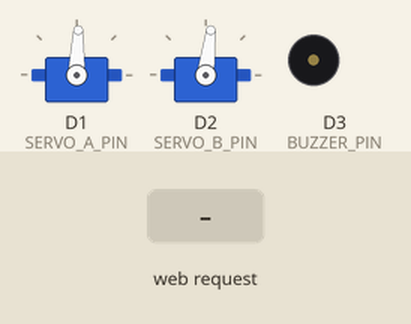
Simulated run of this sketch. Board: ESP8266 (NodeMCU). Parts: 2 × servo, buzzer (waves = sounding). The test bench sets the inputs (shaded band). WiFi joins after 1.5 s; servers stay silent unless stated; uploads are accepted with an empty reply; what the sketch prints to the serial monitor is not drawn.

Above: at 2.9 s.
3.0 s: HTTP request GET /api/shred received
At 3.22 s:
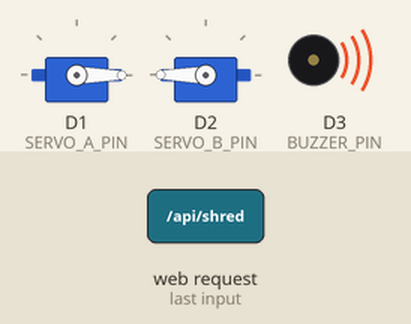
6.0 s: HTTP request GET /api/reverse received
At 6.37 s:
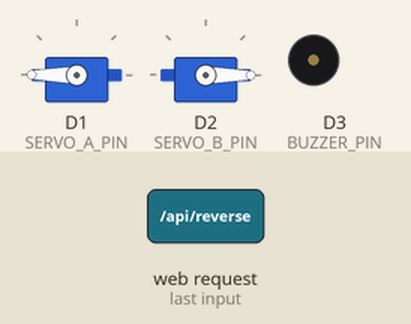
9.0 s: HTTP request GET /api/halt received
At 9.6 s:
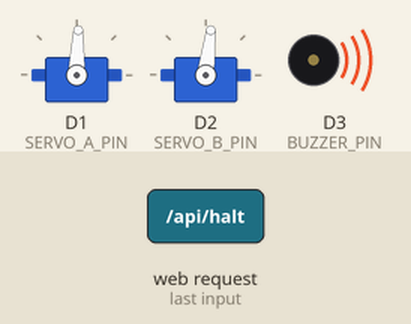
Timing chart, 0 to 12.0 s (numbered marks = the images above; inputs shaded):
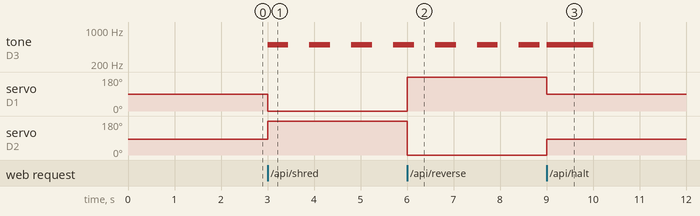

Measured:
- after the input at 3.0 s, tone on D3 (BUZZER_PIN): alternates 500 Hz for 0.45 s and silent for 0.45 s, starting at once; servo on D1 (SERVO_A_PIN): 88° → 0° at once; servo on D2 (SERVO_B_PIN): 83° → 180° at once
- after the input at 6.0 s, servo on D1 (SERVO_A_PIN): 0° → 180° at once; servo on D2 (SERVO_B_PIN): 180° → 0° at once
- after the input at 9.0 s, servo on D1 (SERVO_A_PIN): 180° → 88° after 0.00 s instead of 2.0 s; servo on D2 (SERVO_B_PIN): 0° → 83° after 0.00 s instead of 2.0 s

The sketch:

Kimksy.ino
```cpp
#include <WiFiClient.h>

#include "Config.hpp"
#include "Control.hpp"
#include "Network.hpp"

void setup() {
    // Initializing
    Control::init();
    Serial.begin(115200);

    // Start networking
    Network::connectWiFi();
    Network::Server::begin();
    Network::updateDdns();

    Serial.println("Ready");
}

void loop() {
    // HTTP server loop
    Network::server.handleClient();

    // Servo and sound loop
    Control::loop();
}
```

Control.hpp
```cpp
#pragma once

#include "Servo.h"
#include "Config.hpp"

namespace Control {
    namespace Servos {
        Servo servoA;
        Servo servoB;

        void attach() {
            servoA.attach(SERVO_A_PIN);
            servoB.attach(SERVO_B_PIN);

            servoA.writeMicroseconds(SERVO_A_STOP);
            servoB.writeMicroseconds(SERVO_B_STOP);
        }
        void start(bool reverse = false) {
            if (reverse) {
                servoB.write(0);
                servoA.write(3000);
            } else {
                servoA.write(0);
                servoB.write(3000);
            }
        }
        void stop() {
            servoA.write(SERVO_A_STOP);
            servoB.write(SERVO_B_STOP);
        }
    }

    enum ShredderState {
        STANDBY, SHREDDING, HALTING
    };
    ShredderState state = STANDBY;

    long startTime;
    long beepTime;

    void setState(ShredderState newState) {
        startTime = millis();
        state = newState;
    }
    void shred() {
        Servos::start();
        setState(SHREDDING);
    }
    void reverse() {
        Servos::start(true);
        setState(SHREDDING);
    }
    void halt() {
        Servos::stop();
        setState(HALTING);
        tone(BUZZER_PIN, 500, HALT_TIME);
    }
    void loop() {
        // Timers and sounds
        if (state == SHREDDING) {
            if (millis() - startTime > SHRED_TIME) {
                Servos::stop();
                setState(STANDBY);
            }
            if (millis() - beepTime > BEEP_INTERVAL) {
                beepTime = millis();
                tone(BUZZER_PIN, 500, BEEP_INTERVAL / 2);
            }
        } else if (state == HALTING) {
            if (millis() - startTime > HALT_TIME) {
                setState(STANDBY);
            }
        }
    }
    void init() {
        Servos::attach();
        pinMode(BUZZER_PIN, OUTPUT);
    }
}
```

Network.hpp
```cpp
#pragma once

#include "ESP8266WiFi.h"
#include <ESP8266HTTPClient.h>
#include "ESP8266WebServer.h"

#include "Config.hpp"
#include "Control.hpp"

namespace Network {
    ESP8266WebServer server(80);

    void connectWiFi() {
        WiFi.begin(WIFI_SSID);
        while (WiFi.status() != WL_CONNECTED) {
            delay(500);
            Serial.println("Waiting to connect…");
        }
        Serial.print("IP address: ");
        Serial.println(WiFi.localIP());
    }

    namespace Server {
        void handleApiHalt() {
            server.send(200, "text/plain", "Halttista :D");
            Control::halt();
        }

        void handleApiShred() {
            server.send(200, "text/plain", "Abrakadabra");
            Control::shred();
        }

        void handleApiReverse() {
            server.send(200, "text/plain", "arbadakarbA");
            Control::reverse();
        }

        void handleRootPath() {
            server.send(200, "text/html", "<meta name='viewport' content='width=device-width, initial-scale=1.0'><meta charset='utf-8'><style>button{-webkit-appearance: none;flex:1;font-size: 3rem;background:#663333;font-weight:bold;cursor:pointer;color:beige;font-family: sans-serif;}button:hover{background-color:#996600;}body{display:flex;flex-direction: column;max-width: 800px;margin: 0 auto;}</style>"
                        "<button data-action='shred'>Silppuroi!</button>"
                        "<button data-action='halt'>Hätä seis</button>"
                        "<button data-action='reverse'>Revöörs</button>"
                        "<script>document.addEventListener(\"click\", (e) => {if(e.target.dataset.action){fetch(\"/api/\"+e.target.dataset.action)}})</script>");
        }

        void begin() {
            server.on("/", handleRootPath);
            server.on("/api/shred", handleApiShred);
            server.on("/api/reverse", handleApiReverse);
            server.on("/api/halt", handleApiHalt);
            server.begin();
        }
    }

    // Sends a GET request DDNS_ENDPOINT/?q=MYIP to update DDNS configurations
    void updateDdns() {
        String myip = WiFi.localIP().toString();

        WiFiClient client;
        HTTPClient http;

        if (http.begin(client, DDNS_ENDPOINT + myip)) {
            int httpCode = http.GET();
            if (httpCode > 0) {
                if (httpCode == HTTP_CODE_OK || httpCode == HTTP_CODE_MOVED_PERMANENTLY) {
                    String payload = http.getString();
                    Serial.println(payload);
                }
            } else {
                Serial.printf("[DDNS] GET failed, error: %s\n", http.errorToString(httpCode).c_str());
            }
            http.end();
        } else {
            Serial.printf("[DDNS] Unable to connect\n");
        }
    }
}
```

Config.hpp
```cpp
#pragma once

#define SERVO_A_PIN D1
#define SERVO_A_STOP 1450

#define SERVO_B_PIN D2
#define SERVO_B_STOP 1400
#define BUZZER_PIN D3

#define SHRED_TIME 5000
#define HALT_TIME 1000
#define BEEP_INTERVAL 900

#define WIFI_SSID "Mediakeskus"
#define DDNS_ENDPOINT "http://c7b0c18f326ed206a0d833c658e9140c.m.pipedream.net/?myip="
```
